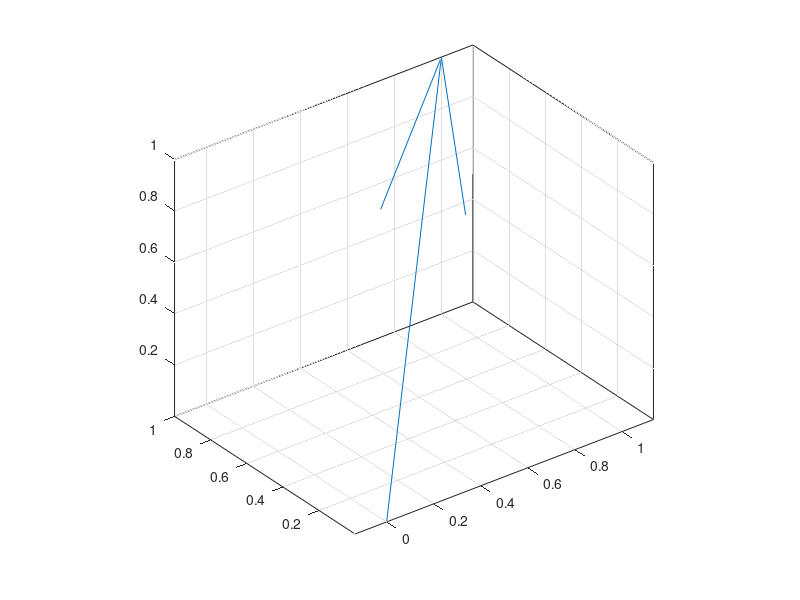

MATLAB code to generate this figure:
clc,clear,close all

hold(gca,"on")
box(gca,"on")
grid(gca,"on")
axis(gca,"equal")
view(3)
quiver3(0,0,0,1,1,1,'filled','AutoScale','off')
